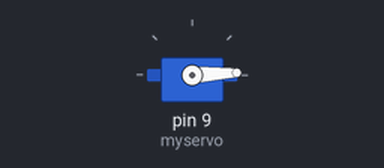
The sketch below on a simulated Arduino Uno, built with avr-gcc and run on an emulated ATmega328P. Shown: servo.

Above: at 0.05 s.
At 0.5 s:
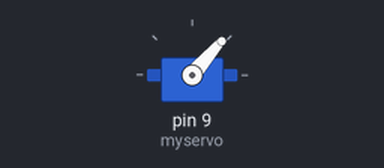
At 1.0 s:
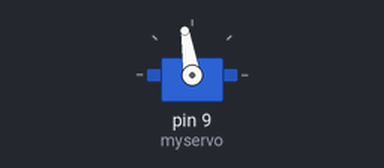
At 2.0 s:
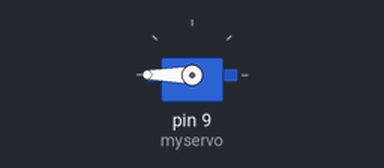
Timing chart, 0 to 4.6 s (numbered marks = the images above):
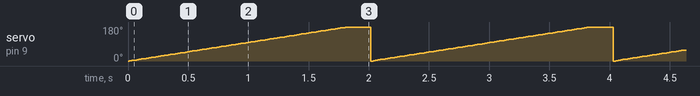

Measured:
- by itself, servo on pin 9 (myservo): ramps from 0° to 180° and jumps back, once every 2.0 s

The sketch:

servomotor.ino
```cpp
#include <Servo.h>

Servo myservo;  // create servo object to control a servo
// twelve servo objects can be created on most boards

int p = 0;    // variable to store the servo position

void setup() {
  myservo.attach(9);
  myservo.write(200);

}

void loop() {

  for(p=0;p<200;p++)
  {
myservo.write(p);
delay(10);

    }
}
```
